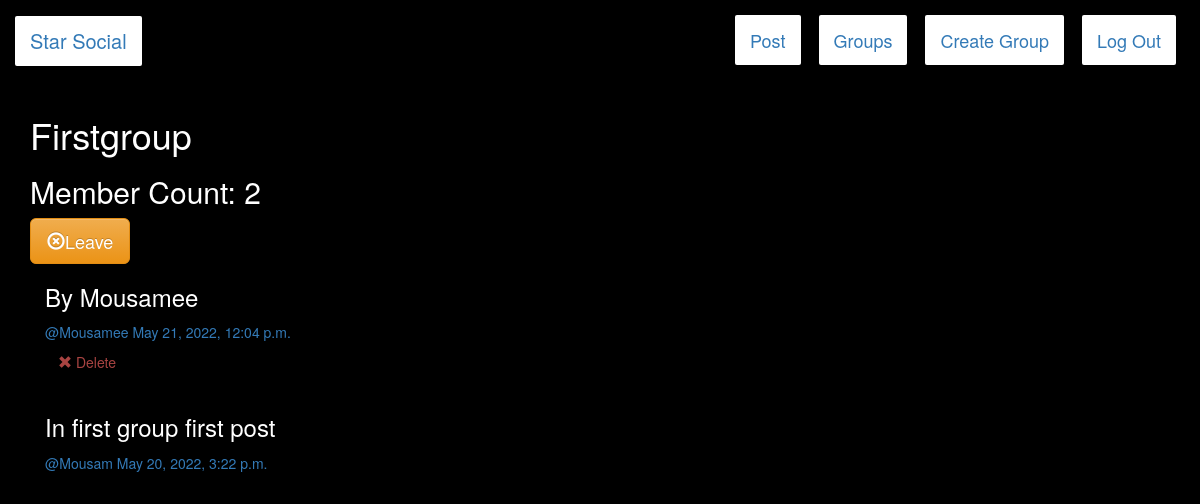
/groups/posts/in/firstgroup/ (signed in), run on the app's committed database.
### groups/models.py (models this page shows, shortened)
class Group(models.Model):
    name=models.CharField(max_length=255,unique=True)
    slug=models.SlugField(allow_unicode=True,unique=True)
    description=models.TextField(blank=True,default='')
    description_html=models.TextField(editable=False,blank=True,default='')
    members=models.ManyToManyField(User,through='GroupMember')
    class Meta:
        ordering = ['name']

### posts/models.py (models this page shows, shortened)
class Post(models.Model):
    user = models.ForeignKey(User,related_name='posts',on_delete=models.CASCADE)
    created_at = models.DateTimeField(auto_now=True)
    message = models.TextField()
    message_html = models.TextField(editable=False)
    group = models.ForeignKey(Group,related_name='posts',null=True,blank=True,on_delete=models.CASCADE)
    class Meta:
        ordering = ['-created_at']
        unique_together = ['user','message']

### groups/views.py (the view)
# urls.py: re_path(r'posts/in/(?P<slug>[-\w]+)/$',views.SingleGroup.as_view(),name='single'),
class SingleGroup(generic.DetailView):
    model =Group

### groups/templates/groups/group_detail.html
{% extends "groups/group_base.html" %}
{% block pregroup %}
<h1>{{ group.name }}</h1>
<h2>Member Count: {{group.members.count }}</h2>
<div class="content">
    {% if user in group.members.all %}
      <a href="{% url 'groups:leave' slug=group.slug %}" class="btn btn-lg btn-fill btn-warning">
          <span class="glyphicon glyphicon-remove-circle"></span>Leave</a>
    {% else %}
    <a href="{% url 'groups:join' slug=group.slug %}" class="btn btn-lg btn-fill btn-warning">
        <span class="glyphicon glyphicon-ok-circle"></span>Join</a>
    {% endif %}
</div>
{% endblock %}
{% block group_content %}
<div class="col-md-8">
 {% if group.posts.count == 0 %}
  <h2>No posts in group yet!</h2>
 {% else %}
  {% for post in group.posts.all %}
    {% include 'posts/_post.html' %}
  {% endfor %}
 {% endif %}
</div>
{% endblock %}

### posts/templates/posts/_post.html
<div class="post media">
 <h3>{{post.message_html|safe}}</h3>
 <div class="media body">
  <h5 class="media-heading">
  <span class="username">
      <a href="{% url 'posts:for_user' username=post.user.username %}">@{{post.user.username}}</a>
  </span>
  <time class="time">
    <a href="{% url 'posts:single' username=post.user.username pk=post.pk %}">{{post.created_at}}</a>
  </time>
</h5>
<div class="media-footer">
  {% if user.is_authenticated and post.user == user %}
  <a href="{% url 'posts:delete' pk=post.pk %}" title="delete" class="btn btn-simple">
      <span class="glyphicon glyphicon-remove text-danger" aria-hidden="true"></span>
      <span class="text-danger icon-label">Delete</span>
  </a>
  {% endif %}
</div>
 </div>
</div>

### static/socialClone/css/master.css (style rules this page uses)
body { margin-top: 5px; background-color: black; overflow: hidden; color: white; }

### data on the page
Group: name "Firstgroup", members.count "2"
Post: message_html "By Mousamee", user.username "Mousamee", created_at "May 21, 2022, 12:04 p.m.", shows "Delete"
Post: message_html "In first group first post", user.username "Mousam", created_at "May 20, 2022, 3:22 p.m."
